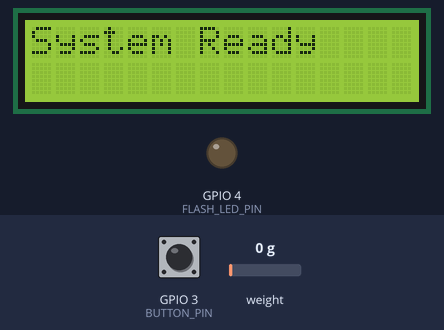
The sketch below on a simulated ESP32. Shown: 16×2 character LCD, output pins drawn as LEDs (lit = HIGH). Inputs (shaded band) come from the test bench; at power-on: GPIO 3 (BUTTON_PIN) HIGH, weight on the scale 0 g. WiFi joins after 1.5 s; servers stay silent unless stated; uploads are accepted with an empty reply; the camera gives no picture.

Above: at 3.0 s.
At 5.1 s:
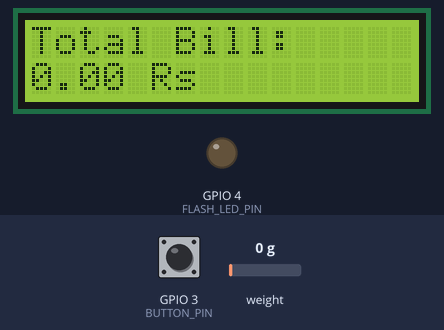
5.2 s: GPIO 3 (BUTTON_PIN) pulled LOW for 0.15 s
At 6.9 s:
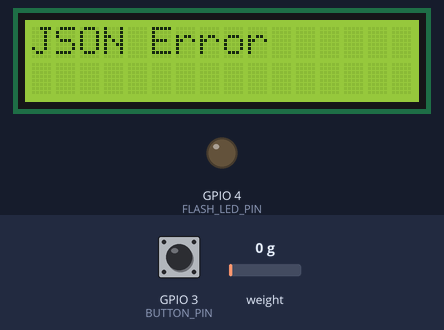
8.3 s: GPIO 3 (BUTTON_PIN) pulled LOW for 1 s
At 9.3 s:
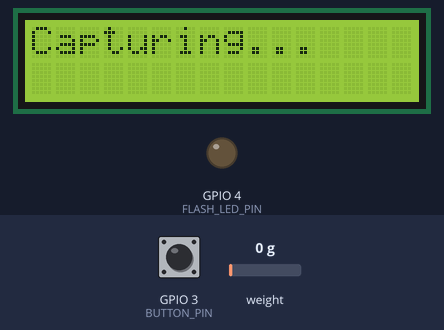
12.3 s: GPIO 3 (BUTTON_PIN) pulled LOW for 3.2 s
At 13.4 s:
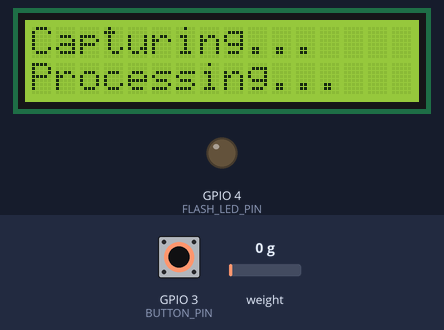
Timing chart, 0 to 15.3 s (numbered marks = the images above; inputs shaded):
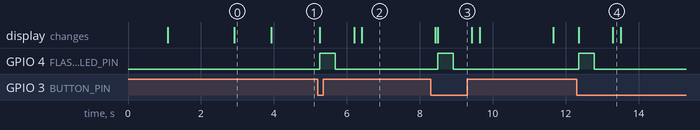

The sketch:

esp32_code.ino
```cpp
#include "esp_camera.h"
#include "WiFi.h"
#include "HTTPClient.h"
#include <Wire.h>
#include <LiquidCrystal_I2C.h>
#include <ArduinoJson.h>
#include "HX711.h"

// --- USER CONFIGURATION ---
const char* ssid = "Aryan";
const char* password = "12376543";

// UPDATE THIS WITH YOUR LAPTOP IP (Check Server Terminal)
const char* server_ip = "10.232.248.253";
const int server_port = 5000;

// --- HARDWARE PINS ---
#define BUTTON_PIN 3
#define FLASH_LED_PIN 4
#define I2C_SDA 15
#define I2C_SCL 14
#define LOADCELL_DOUT_PIN 13
#define LOADCELL_SCK_PIN 12

// --- OBJECTS ---
HX711 scale;
#define CALIBRATION_FACTOR 451.00f
LiquidCrystal_I2C lcd(0x27, 16, 2);

// Global variable to hold the Total Bill (received from server)
float lastKnownTotal = 0.0;

// --- CAMERA PINS (AI THINKER MODEL) ---
#define PWDN_GPIO_NUM     32
#define RESET_GPIO_NUM    -1
#define XCLK_GPIO_NUM      0
#define SIOD_GPIO_NUM     26
#define SIOC_GPIO_NUM     27
#define Y9_GPIO_NUM       35
#define Y8_GPIO_NUM       34
#define Y7_GPIO_NUM       39
#define Y6_GPIO_NUM       36
#define Y5_GPIO_NUM       21
#define Y4_GPIO_NUM       19
#define Y3_GPIO_NUM       18
#define Y2_GPIO_NUM        5
#define VSYNC_GPIO_NUM    25
#define HREF_GPIO_NUM     23
#define PCLK_GPIO_NUM     22

void setup() {
  Serial.begin(115200);

  // 1. Init Pins
  pinMode(BUTTON_PIN, INPUT_PULLUP);
  pinMode(FLASH_LED_PIN, OUTPUT);
  digitalWrite(FLASH_LED_PIN, LOW);

  // 2. Init LCD
  Wire.begin(I2C_SDA, I2C_SCL);
  lcd.init();
  lcd.backlight();

  // 3. Init Load Cell
  lcd.setCursor(0, 0); lcd.print("Init Scale...");
  scale.begin(LOADCELL_DOUT_PIN, LOADCELL_SCK_PIN);
  scale.set_scale(CALIBRATION_FACTOR);
  scale.tare();

  // 4. Connect WiFi
  lcd.clear(); lcd.print("Connecting WiFi");
  WiFi.begin(ssid, password);
  while (WiFi.status() != WL_CONNECTED) { delay(500); }

  // 5. Init Camera
  camera_config_t config;
  config.ledc_channel = LEDC_CHANNEL_0;
  config.ledc_timer = LEDC_TIMER_0;
  config.pin_d0 = Y2_GPIO_NUM;
  config.pin_d1 = Y3_GPIO_NUM;
  config.pin_d2 = Y4_GPIO_NUM;
  config.pin_d3 = Y5_GPIO_NUM;
  config.pin_d4 = Y6_GPIO_NUM;
  config.pin_d5 = Y7_GPIO_NUM;
  config.pin_d6 = Y8_GPIO_NUM;
  config.pin_d7 = Y9_GPIO_NUM;
  config.pin_xclk = XCLK_GPIO_NUM;
  config.pin_pclk = PCLK_GPIO_NUM;
  config.pin_vsync = VSYNC_GPIO_NUM;
  config.pin_href = HREF_GPIO_NUM;
  config.pin_sccb_sda = SIOD_GPIO_NUM;
  config.pin_sccb_scl = SIOC_GPIO_NUM;
  config.pin_pwdn = PWDN_GPIO_NUM;
  config.pin_reset = RESET_GPIO_NUM;
  config.xclk_freq_hz = 20000000;
  config.pixel_format = PIXFORMAT_JPEG;
  config.frame_size = FRAMESIZE_VGA; // 640x480
  config.jpeg_quality = 12;
  config.fb_count = 1;
  esp_camera_init(&config);

  // Ready State
  lcd.clear();
  lcd.print("System Ready");
  delay(1000);
  updateIdleScreen();
}

void loop() {
  if (digitalRead(BUTTON_PIN) == LOW) {
    delay(50); // Debounce
    if (digitalRead(BUTTON_PIN) == HIGH) return;

    // --- STEP 1: CAPTURE ---
    lcd.clear(); lcd.print("Capturing...");
    digitalWrite(FLASH_LED_PIN, HIGH); delay(250);

    // Flush Buffer (Dummy read)
    camera_fb_t * fb = esp_camera_fb_get();
    esp_camera_fb_return(fb);
    delay(50);

    // Real Capture
    fb = esp_camera_fb_get();
    digitalWrite(FLASH_LED_PIN, LOW);

    if (!fb) { lcd.print("Cam Fail"); delay(2000); return; }

    // --- STEP 2: GET WEIGHT ---
    float weight = 0.0;
    if (scale.is_ready()) weight = scale.get_units(5);
    if (weight < 1.0) weight = 0.0;

    // --- STEP 3: SEND TO SERVER (SINGLE CALL) ---
    lcd.setCursor(0, 1); lcd.print("Processing...");
    processTransaction(fb, weight);

    esp_camera_fb_return(fb);

    // Wait for button release
    while (digitalRead(BUTTON_PIN) == LOW) { delay(10); }

    // Show Result for 2 seconds then go to Idle
    delay(2000);
    updateIdleScreen();
  }
}

void updateIdleScreen() {
  lcd.clear();
  lcd.setCursor(0, 0); lcd.print("Total Bill:");
  lcd.setCursor(0, 1); lcd.print(lastKnownTotal, 2); lcd.print(" Rs");
}

void processTransaction(camera_fb_t * fb, float weight) {
  HTTPClient http;

  // We use the new merged endpoint
  String url = "http://" + String(server_ip) + ":" + String(server_port) + "/process-item";

  http.setTimeout(10000);
  http.begin(url);

  // Send Image in Body, Weight in Header
  http.addHeader("Content-Type", "image/jpeg");
  http.addHeader("Weight", String(weight));

  int httpCode = http.POST(fb->buf, fb->len);

  if (httpCode == 200) {
    String payload = http.getString();

    // Parse Response
    JsonDocument doc;
    DeserializationError error = deserializeJson(doc, payload);

    if (!error) {
      String item = doc["item"];
      float itemCost = doc["item_cost"];
      lastKnownTotal = doc["grand_total"]; // Update local total from Server

      lcd.clear();

      if (item == "Unknown" || item == "None") {
        lcd.print("No Item Found");
      } else {
        lcd.print(item); // e.g. "onion"
        lcd.setCursor(0, 1);
        lcd.print("Cost: "); lcd.print(itemCost, 1); lcd.print(" Rs");
      }
    } else {
      lcd.clear(); lcd.print("JSON Error");
    }
  } else {
    lcd.clear(); lcd.print("Server Error");
    Serial.println(httpCode);
  }
  http.end();
}
```

Measured:
- after the input at 5.2 s, GPIO 4 (FLASH_LED_PIN): LOW → HIGH after 0.06 s, → LOW 0.42 s later; the display: first changes after 0.06 s (image 2 shows a later state)
- after the input at 8.3 s, GPIO 4 (FLASH_LED_PIN): LOW → HIGH after 0.19 s, → LOW 0.42 s later; the display: first differs from a run without the input after 0.19 s (image 3)
- after the input at 12.3 s, GPIO 4 (FLASH_LED_PIN): LOW → HIGH after 0.06 s, → LOW 0.42 s later; the display: first changes after 0.06 s (image 4 shows a later state)
- what the display in image 0 shows lasts 1.0 s, from 2.9 s to 3.9 s
